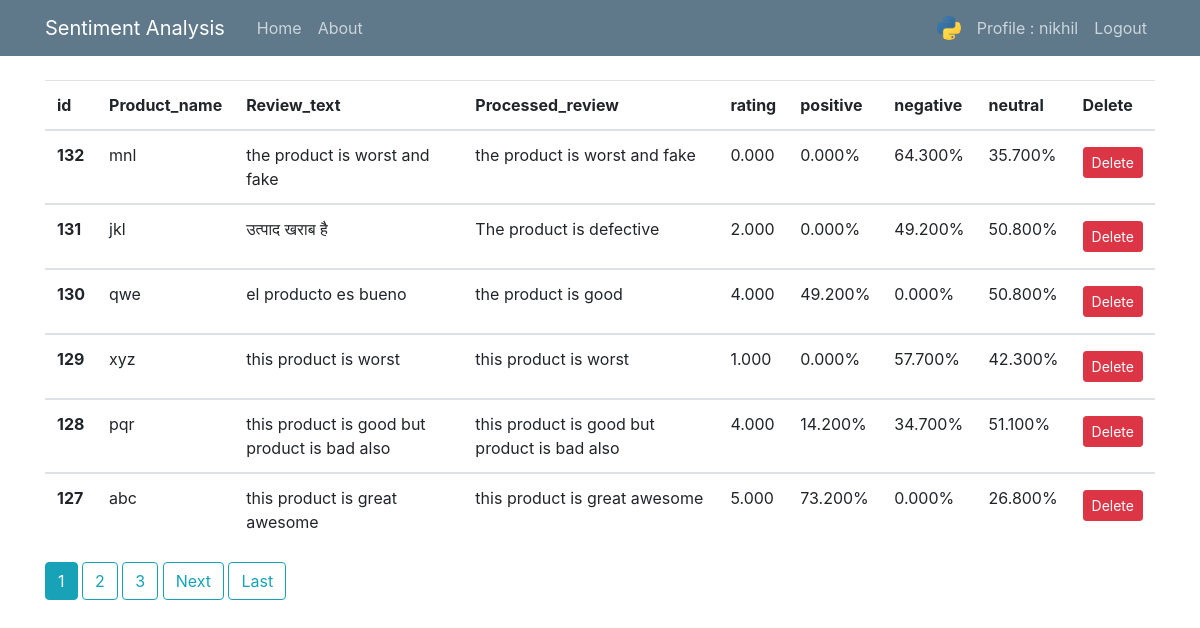
/individualhome/ (signed in), run on the app's committed database.
### users/models.py (models this page shows, shortened)
class Profile(models.Model):
    user = models.OneToOneField(User, on_delete=models.CASCADE)
    image = models.ImageField(default='default.jpg', upload_to='profile_pics')

### sentiment/models.py (models this page shows)
class individual_rating(models.Model):
    filename = models.ForeignKey(overall_rating,on_delete=models.CASCADE)
    product_id = models.IntegerField()
    product_name = models.CharField(max_length=100)
    category = models.CharField(max_length=100)
    review_date = models.DateField()
    review_text = models.TextField()
    process_review = models.TextField()
    rating = models.FloatField(default=0.0)
    positive = models.FloatField()
    negative = models.FloatField()
    neutral = models.FloatField()

### sentiment/views.py (the view)
# urls.py: path('individualhome/',individualListView.as_view(),name='individualhome'),
class individualListView(ListView):
    model = individual_rating
    template_name = 'sentiment/individualhome.html'
    context_object_name = 'ir'
    ordering = ['-id']
    paginate_by = 6

### sentiment/templates/sentiment/individualhome.html (shortened to what this page needs)
{% extends "sentiment/base.html" %}
{% block content %}
  {% if user.is_authenticated %}
              <div class="table-responsive-sm">
                <table class="table">
                    <thead>
                        <tr>
                          <th scope="col">id</th>
                          <th scope="col">Product_name</th>
                          <th scope="col">Review_text</th>
                          <th scope="col">Processed_review</th>
                          <th scope="col">rating</th>
                          <th scope="col">positive</th>
                          <th scope="col">negative</th>
                          <th scope="col">neutral</th>
                          <th scope="col">Delete</th>
                        </tr>
                      </thead>
                      {% for ir in ir %}
                        <tbody>
                          <tr>
                            <th scope="row">{{ ir.id }}</th>
                            <td>{{ ir.product_name }}</td>
                            <td>{{ ir.review_text }}</td>
                            <td>{{ ir.process_review }}</td>
                            <td>{{ ir.rating|floatformat:3 }}</td>
                            <td>{{ ir.positive|floatformat:3 }}%</td>
                            <td>{{ ir.negative|floatformat:3 }}%</td>
                            <td>{{ ir.neutral|floatformat:3 }}%</td>
                            <td><a class="btn btn-danger btn-sm mt-1 mb-1" href="{% url 'individual-delete' ir.id %}">Delete</a></td>
                          </tr>
                        </tbody>
                      {% endfor %}
                </table>
              </div>
    {% if is_paginated %}
          {% for num in page_obj.paginator.page_range %}
            {% if page_obj.number == num %}
              <a class="btn btn-info mb-4" href="?page={{ num }}">{{ num }}</a>
            {% elif num > page_obj.number|add:'-3' and num < page_obj.number|add:'3'%}
            <a class="btn btn-outline-info mb-4" href="?page={{ num }}">{{ num }}</a>
            {% endif %}
          {% endfor %}
          {% if page_obj.has_next %}
            <a class="btn btn-outline-info mb-4" href="?page={{ page_obj.next_page_number }}">Next</a>
            <a class="btn btn-outline-info mb-4" href="?page={{ page_obj.paginator.num_pages }}">Last</a>
          {% endif %}
    {% endif %}
  {% endif %}
{% endblock content %}

### sentiment/templates/sentiment/navbar.html (shortened to what this page needs)
{% load static %}
<!DOCTYPE html>
<html>
<head>
    <link rel="stylesheet" href="https://maxcdn.bootstrapcdn.com/bootstrap/4.0.0/css/bootstrap.min.css">
    <link rel="stylesheet" type="text/css" href="{% static 'sentiment/main.css' %}">
</head>
<header class="site-header">
    <nav class="navbar navbar-expand-md navbar-dark bg-steel fixed-top">
      <div class="container">
        <a class="navbar-brand mr-4" href="{% url 'home' %}">Sentiment Analysis</a>
        <div class="collapse navbar-collapse" id="navbarToggle">
            <div class="navbar-nav mr-auto">
                <a class="nav-item nav-link" href="{% url 'home' %}">Home</a>
                <a class="nav-item nav-link" href="{% url 'about' %}">About</a>
            </div>
            <div class="navbar-nav">
                {% if user.is_authenticated %}
                <img class="nav-item nav-link rounded-circle article-svg" src="{{ user.profile.image.url }}" alt="user-profile-img">
                    <a class="nav-item nav-link" href="{% url 'profile' %}">Profile : {{ user.username }}</a>
                    <a class="nav-item nav-link" href="{% url 'logout' %}">Logout</a>
                {% else %}
                    <a class="nav-item nav-link" href="{% url 'login' %}">Login</a>
                {% endif %}
            </div>
        </div>
      </div>
    </nav>
</header>

### sentiment/static/sentiment/main.css (style rules this page uses)
body { background-color: #ffffff; color: #333333; margin-top: 5rem; }
.bg-steel { background-color: #5f788a; }
.site-header .navbar-nav .nav-link { color: #cbd5db; }
.article-svg { width: 40px; height: 40px; vertical-align: middle; }

### data on the page
individual_rating: id "132", product_name "mnl", review_text "the product is worst and fake", process_review "the product is worst and fake", rating "0.000", positive "0.000", negative "64.300", neutral "35.700"
individual_rating: id "131", product_name "jkl", review_text "उत्पाद खराब है", process_review "The product is defective", rating "2.000", positive "0.000", negative "49.200", neutral "50.800"
individual_rating: id "130", product_name "qwe", review_text "el producto es bueno", process_review "the product is good", rating "4.000", positive "49.200", negative "0.000", neutral "50.800"
individual_rating: id "129", product_name "xyz", review_text "this product is worst", process_review "this product is worst", rating "1.000", positive "0.000", negative "57.700", neutral "42.300"
individual_rating: id "128", product_name "pqr", review_text "this product is good but product is bad also", process_review "this product is good but product is bad also", rating "4.000", positive "14.200", negative "34.700", neutral "51.100"
individual_rating: id "127", product_name "abc", review_text "this product is great awesome", process_review "this product is great awesome", rating "5.000", positive "73.200", negative "0.000", neutral "26.800"

### other printed values
{{ user.username }} "nikhil"
{{ num }} "1"
{{ num }} "2" "3"
